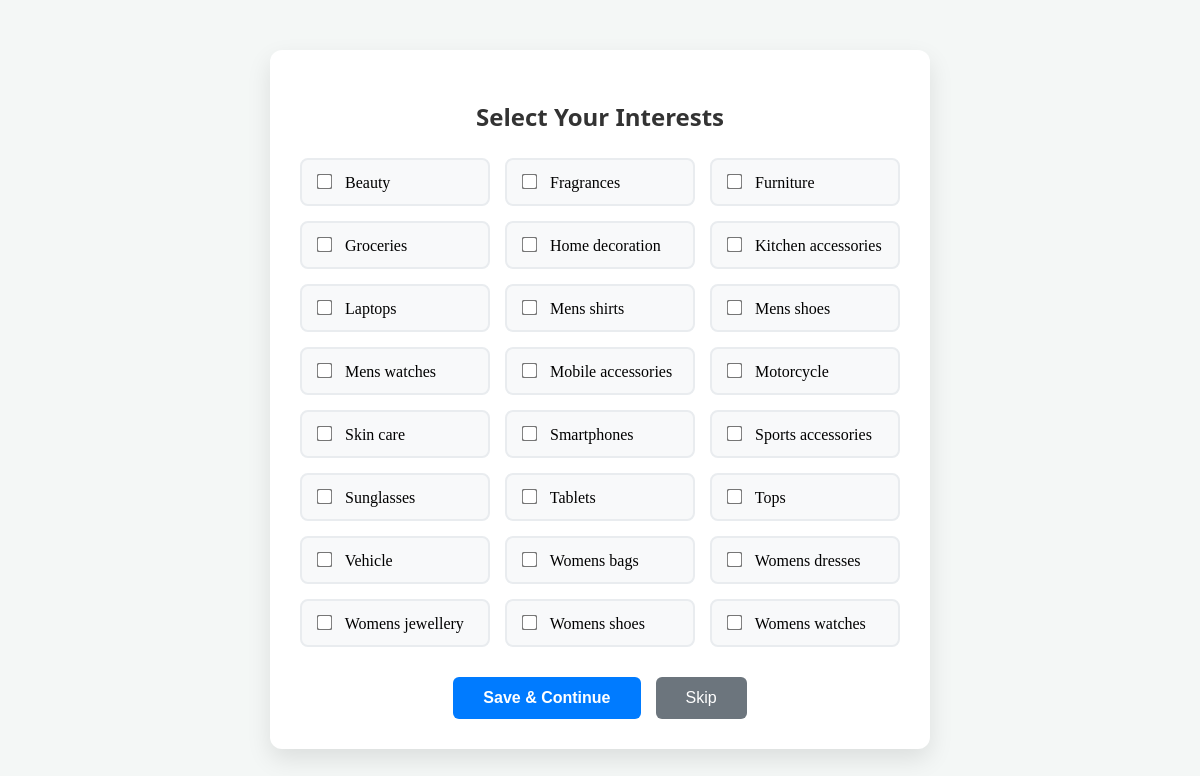
The app's page /select-interest/ (signed in) with its own data.
### accounts/models.py (models this page shows, shortened)
class Interest(models.Model):
    name = models.CharField(max_length=100)

### karstore/views.py (the view)
# urls.py: path('select-interest/', select_interest, name='select_interest'),
@login_required
def select_interest(request):
    interests = Interest.objects.all()
    if request.method == "POST":
        selected_ids = request.POST.getlist("interests")
        if selected_ids:
            request.user.interests.set(selected_ids)
            return redirect("home")
    return render(request, "pages/select_interest.html", {"interests": interests})

### accounts/context_processors.py (called while the page is built)
def category_context(request):
    return {
        'categories': Category.objects.all()
    }

### templates/pages/select_interest.html (shortened to what this page needs)
<!DOCTYPE html>
<html lang="en">
<head>
</head>
<body style="background-color: #f4f7f6;">
<div class="interest-container">
    <h2>Select Your Interests</h2>
    <form method="POST">
        <div class="interests-grid">
            {% for interest in interests %}
            <label class="interest-item">
                <input type="checkbox" name="interests" value="{{ interest.id }}">
                <span>{{ interest.name }}</span>
            </label>
            {% endfor %}
        </div>
        <div class="btn-group">
            <button type="submit" class="btn-save">Save & Continue</button>
            <button type="button" class="btn-skip" onclick="window.location.href='{% url 'skip_interests' %}'">Skip</button>
        </div>
    </form>
</div>
</body>
</html>

### templates/pages/select_interest.html (style rules this page uses)
.interest-container { max-width: 600px; margin: 50px auto; padding: 30px; background: #ffffff; border-radius: 12px; box-shadow: 0 10px 25px rgba(0,0,0,0.1); text-align: center; }
h2 { color: #333; margin-bottom: 25px; font-family: 'Segoe UI', Tahoma, Geneva, Verdana, sans-serif; }
.interests-grid { display: grid; grid-template-columns: repeat(auto-fill, minmax(150px, 1fr)); gap: 15px; margin-bottom: 30px; text-align: left; }
.interest-item { position: relative; display: block; padding: 12px; background: #f8f9fa; border: 2px solid #e9ecef; border-radius: 8px; cursor: pointer; transition: all 0.3s ease; }
.interest-item input { margin-right: 10px; transform: scale(1.2); }
.btn-group { display: flex; gap: 15px; justify-content: center; }
.btn-save { padding: 12px 30px; background-color: #007bff; color: white; border: none; border-radius: 6px; cursor: pointer; font-size: 16px; font-weight: 600; transition: background 0.3s; }
.btn-skip { padding: 12px 30px; background-color: #6c757d; color: white; border: none; border-radius: 6px; cursor: pointer; font-size: 16px; transition: background 0.3s; }

### records on screen
Interest: name "Beauty"
Interest: name "Fragrances"
Interest: name "Furniture"
Interest: name "Groceries"
Interest: name "Home decoration"
Interest: name "Kitchen accessories"
Interest: name "Laptops"
Interest: name "Mens shirts"
Interest: name "Mens shoes"
Interest: name "Mens watches"
Interest: name "Mobile accessories"
Interest: name "Motorcycle"
Interest: name "Skin care"
Interest: name "Smartphones"
Interest: name "Sports accessories"
Interest: name "Sunglasses"
Interest: name "Tablets"
Interest: name "Tops"
Interest: name "Vehicle"
Interest: name "Womens bags"
Interest: name "Womens dresses"
Interest: name "Womens jewellery"
Interest: name "Womens shoes"
Interest: name "Womens watches"
